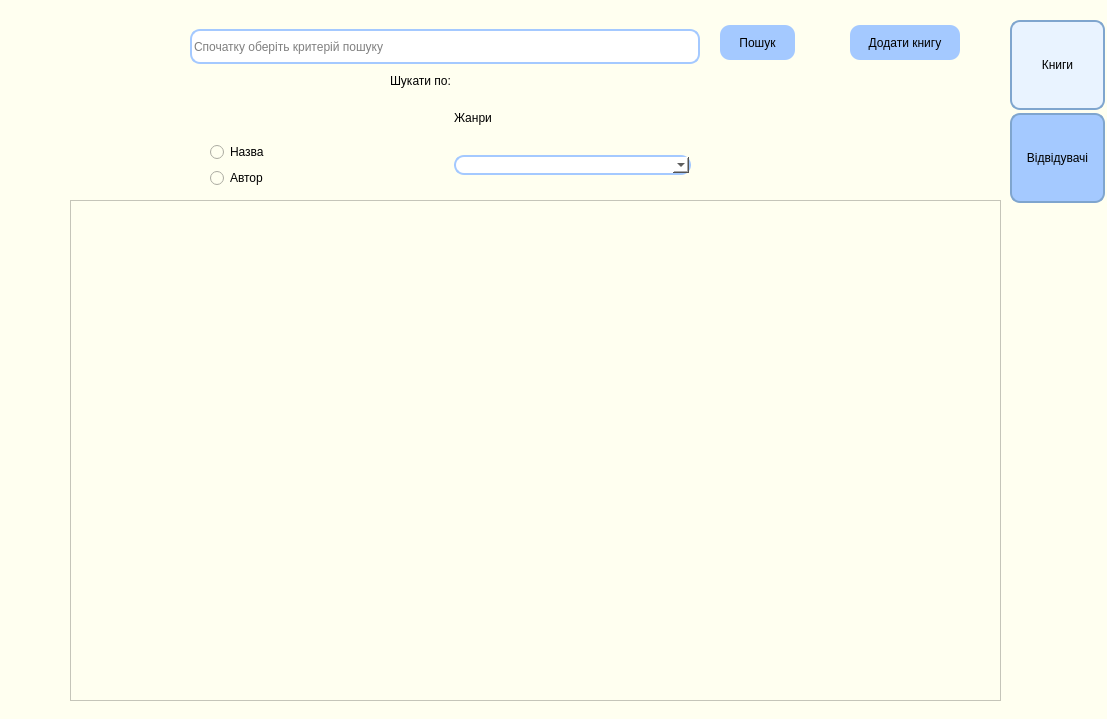
<?xml version="1.0" encoding="UTF-8"?>
<ui version="4.0">
 <class>Booksearch</class>
 <widget class="QMainWindow" name="Booksearch">
  <property name="geometry">
   <rect>
    <x>0</x>
    <y>0</y>
    <width>1107</width>
    <height>719</height>
   </rect>
  </property>
  <property name="windowTitle">
   <string>MainWindow</string>
  </property>
  <property name="styleSheet">
   <string notr="true">background-color: rgb(255, 255, 240);</string>
  </property>
  <widget class="QWidget" name="centralwidget">
   <widget class="QLineEdit" name="search_input">
    <property name="geometry">
     <rect>
      <x>190</x>
      <y>29</y>
      <width>510</width>
      <height>35</height>
     </rect>
    </property>
    <property name="styleSheet">
     <string notr="true">border-radius: 10px;
font: 14pt &quot;Arial&quot;;
border: 2px solid rgb(164, 201, 255);
background-color: white;
</string>
    </property>
    <property name="placeholderText">
     <string>Спочатку оберіть критерій пошуку</string>
    </property>
   </widget>
   <widget class="QPushButton" name="search_button">
    <property name="geometry">
     <rect>
      <x>720</x>
      <y>25</y>
      <width>75</width>
      <height>35</height>
     </rect>
    </property>
    <property name="styleSheet">
     <string notr="true">border-radius: 10px;
border-color: rgb(0, 0, 0);
background-color: rgb(164, 201, 255);
font: 13pt &quot;Arial&quot;;
</string>
    </property>
    <property name="text">
     <string>Пошук</string>
    </property>
   </widget>
   <widget class="QPushButton" name="books_button">
    <property name="geometry">
     <rect>
      <x>1010</x>
      <y>20</y>
      <width>95</width>
      <height>90</height>
     </rect>
    </property>
    <property name="styleSheet">
     <string notr="true">border-radius: 10px;
border: 2px solid rgb(127, 165, 206);
background-color: rgb(233, 243, 255);
font: 12pt &quot;Arial&quot;;
padding 5px;
</string>
    </property>
    <property name="text">
     <string>Книги</string>
    </property>
   </widget>
   <widget class="QPushButton" name="visitors_button">
    <property name="geometry">
     <rect>
      <x>1010</x>
      <y>113</y>
      <width>95</width>
      <height>90</height>
     </rect>
    </property>
    <property name="styleSheet">
     <string notr="true">border-radius: 10px;
border: 2px solid rgb(127, 165, 206);
background-color: rgb(164, 201, 255);
font: 13pt &quot;Arial&quot;;
padding 5px;
</string>
    </property>
    <property name="text">
     <string>Відвідувачі</string>
    </property>
   </widget>
   <widget class="QScrollArea" name="scrollArea">
    <property name="geometry">
     <rect>
      <x>70</x>
      <y>200</y>
      <width>931</width>
      <height>501</height>
     </rect>
    </property>
    <property name="widgetResizable">
     <bool>true</bool>
    </property>
    <widget class="QWidget" name="scrollAreaWidgetContents">
     <property name="geometry">
      <rect>
       <x>0</x>
       <y>0</y>
       <width>929</width>
       <height>499</height>
      </rect>
     </property>
    </widget>
   </widget>
   <widget class="QLabel" name="label_4">
    <property name="geometry">
     <rect>
      <x>390</x>
      <y>70</y>
      <width>120</width>
      <height>21</height>
     </rect>
    </property>
    <property name="styleSheet">
     <string notr="true">font: 14pt &quot;Arial&quot;;</string>
    </property>
    <property name="text">
     <string>Шукати по:</string>
    </property>
   </widget>
   <widget class="QWidget" name="layoutWidget">
    <property name="geometry">
     <rect>
      <x>210</x>
      <y>100</y>
      <width>481</width>
      <height>88</height>
     </rect>
    </property>
    <layout class="QGridLayout" name="gridLayout">
     <item row="0" column="1">
      <widget class="QLabel" name="label_3">
       <property name="styleSheet">
        <string notr="true">font: 14pt &quot;Arial&quot;;</string>
       </property>
       <property name="text">
        <string>Жанри</string>
       </property>
      </widget>
     </item>
     <item row="1" column="0">
      <widget class="QRadioButton" name="title_radio">
       <property name="styleSheet">
        <string notr="true">font: 14pt &quot;Arial&quot;;</string>
       </property>
       <property name="text">
        <string>Назва</string>
       </property>
      </widget>
     </item>
     <item row="1" column="1" rowspan="2">
      <widget class="QComboBox" name="genre_combo">
       <property name="styleSheet">
        <string notr="true">border-radius: 10px;
font: 14pt &quot;Arial&quot;;
border: 2px solid rgb(164, 201, 255);
background-color: white;</string>
       </property>
      </widget>
     </item>
     <item row="2" column="0">
      <widget class="QRadioButton" name="author_radio">
       <property name="styleSheet">
        <string notr="true">font: 14pt &quot;Arial&quot;;</string>
       </property>
       <property name="text">
        <string>Автор</string>
       </property>
      </widget>
     </item>
    </layout>
   </widget>
   <widget class="QLabel" name="label">
    <property name="geometry">
     <rect>
      <x>30</x>
      <y>30</y>
      <width>120</width>
      <height>120</height>
     </rect>
    </property>
    <property name="text">
     <string/>
    </property>
    <property name="pixmap">
     <pixmap>Designer-removebg-preview.png</pixmap>
    </property>
    <property name="scaledContents">
     <bool>true</bool>
    </property>
   </widget>
   <widget class="QPushButton" name="add_book_button">
    <property name="geometry">
     <rect>
      <x>850</x>
      <y>25</y>
      <width>110</width>
      <height>35</height>
     </rect>
    </property>
    <property name="styleSheet">
     <string notr="true">border-radius: 10px;
border-color: rgb(0, 0, 0);
background-color: rgb(164, 201, 255);
font: 13pt &quot;Arial&quot;;
</string>
    </property>
    <property name="text">
     <string>Додати книгу</string>
    </property>
   </widget>
  </widget>
 </widget>
 <resources/>
 <connections/>
</ui>
